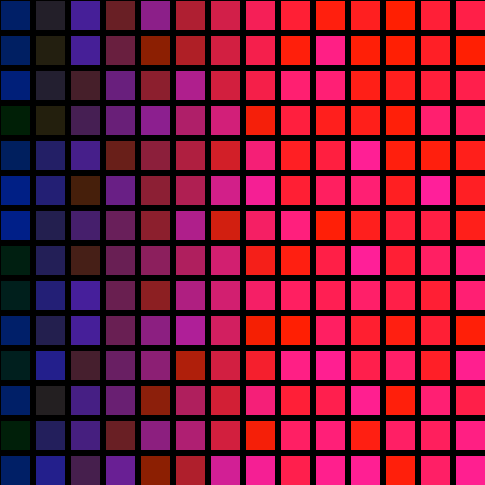
Frame 1 (no input)
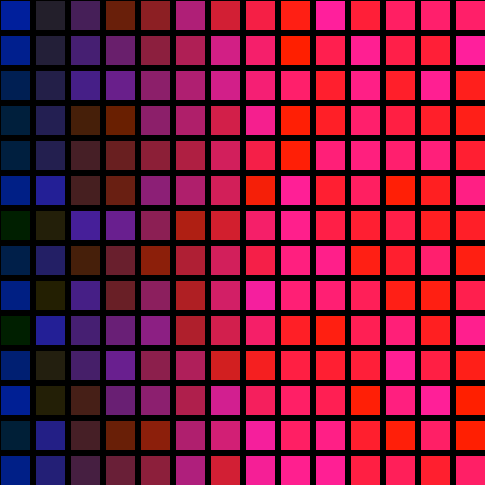
Frame 60 (the mouse pressed at the canvas centre just before this capture)
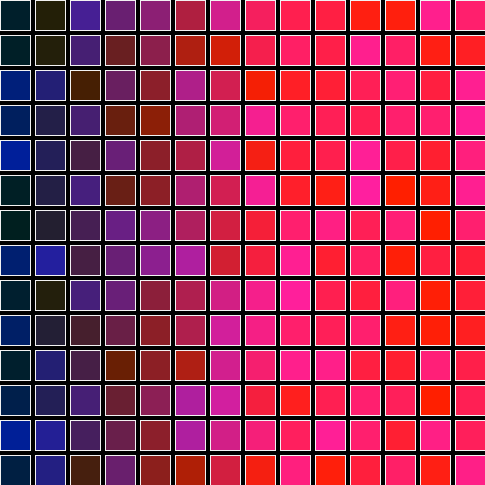
Frame 120 (the mouse held since frame 60 and released just before this capture)

The Processing sketch that drew these frames (run headless with seeded random() and noise(); from frame 60 on, the mouse is pressed at the canvas centre):

// Processing sketch: processing_39890
// ── processing_39890.pde

void setup() {
  size(485, 485);
}

void draw() {
  background(0);
  for (int y=0;y<height;y=y+35) {
    for (int x=0;x<width;x=x+35) {

      stroke(mouseX);
      fill(x, 31, random(160));
      rect(x, y, 30, 30);
    }
  }
}
